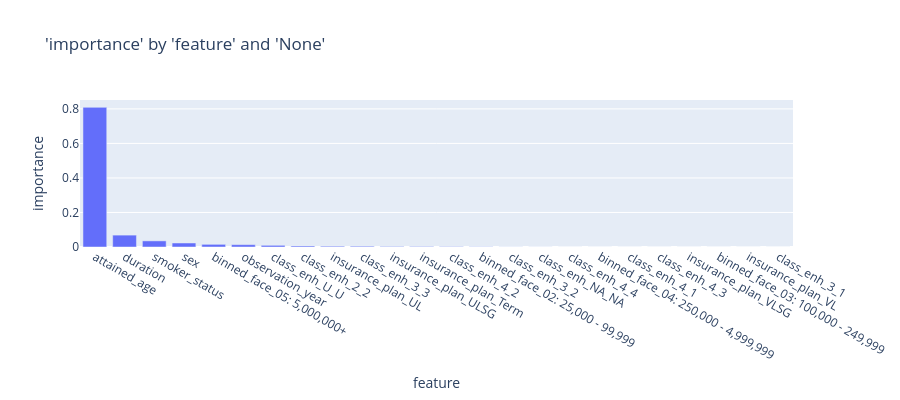

The notebook cell this image was saved under:
### Code cell
charters.chart(
    df=importance, x_axis="feature", y_axis="importance", type="bar", y_sort=True
)

### Figure 1 — Plotly figure (JSON) as saved in the notebook; plotly's stock layout.template omitted (floating-point values rounded to 4 significant figures)
{"data": [{"hovertemplate": "feature=%{x}<br>importance=%{y}<extra></extra>", "legendgroup": "", "marker": {"color": "#636efa", "pattern": {"shape": ""}}, "name": "", "orientation": "v", "showlegend": false, "textposition": "auto", "type": "bar", "x": ["attained_age", "duration", "smoker_status", "sex", "binned_face_05: 5,000,000+", "observation_year", "class_enh_U_U", "class_enh_2_2", "insurance_plan_UL", "class_enh_3_3", "insurance_plan_ULSG", "insurance_plan_Term", "class_enh_4_2", "binned_face_02: 25,000 - 99,999", "class_enh_3_2", "class_enh_NA_NA", "class_enh_4_4", "binned_face_04: 250,000 - 4,999,999", "class_enh_4_1", "class_enh_4_3", "insurance_plan_VLSG", "binned_face_03: 100,000 - 249,999", "insurance_plan_VL", "class_enh_3_1"], "xaxis": "x", "y": [0.8089, 0.06885, 0.03542, 0.02325, 0.01541, 0.01355, 0.009604, 0.005912, 0.004507, 0.00439, 0.00296, 0.002785, 0.001981, 0.001218, 0.0004466, 0.0003057, 0.0001334, 0.0001276, 0.0001165, 6.865e-05, 4.657e-05, 3.043e-05, 0.0, 0.0], "yaxis": "y"}], "layout": {"barmode": "relative", "height": 400, "legend": {"tracegroupgap": 0}, "title": {"text": "'importance' by 'feature' and 'None'"}, "xaxis": {"anchor": "y", "domain": [0, 1], "title": {"text": "feature"}}, "yaxis": {"anchor": "x", "domain": [0, 1], "title": {"text": "importance"}, "type": "-"}}}
